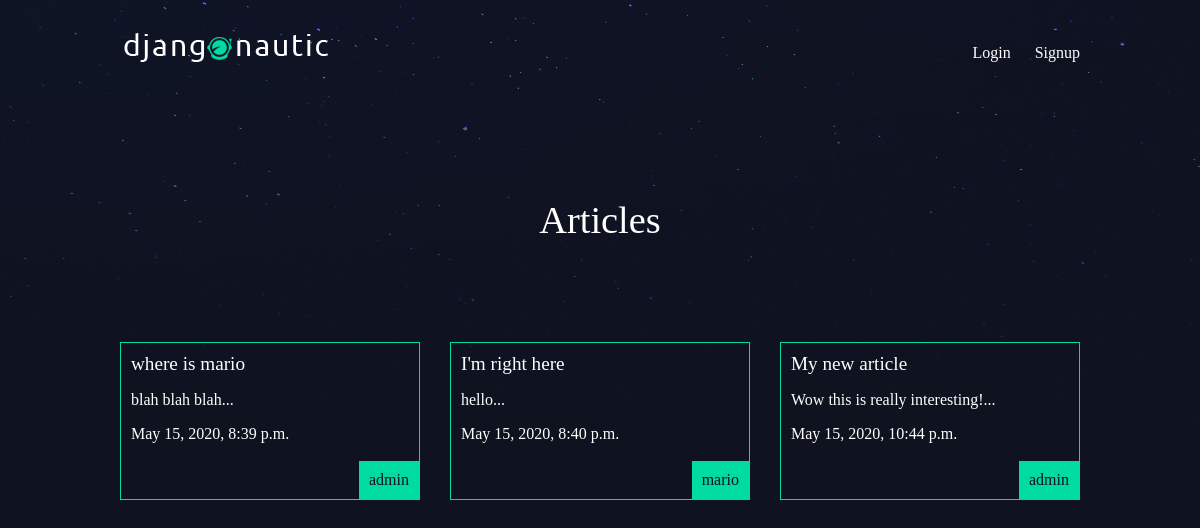
The app's page /articles/ with its own data.
### articles/models.py (models this page shows, shortened)
class Article(models.Model):
  title = models.CharField(max_length=100)
  slug = models.SlugField()
  body = models.TextField()
  date = models.DateTimeField(auto_now_add=True)
  thumb = models.ImageField(default="default.png", blank=True)
  author = models.ForeignKey(User, on_delete=models.CASCADE, default=None)
  def snippet(self):
    return self.body[:50] + "..."

### articles/views.py (the view)
# urls.py: path('', views.article_list, name="list"),
def article_list(request):
  articles = Article.objects.all().order_by("date")
  return render(request, "articles/article_list.html", {"articles": articles})

### articles/templates/articles/article_list.html
{% extends 'base_layout.html' %}
{% block content %}
  <h1>Articles</h1>
  <div class="articles">
    {% for article in articles %}
      <div class="article">
        <h2><a href="{% url 'articles:detail' slug=article.slug %}"> {{article.title}} </a></h2>
        <p>{{article.snippet}}</p>
        <p>{{article.date}}</p>
        <p class="author">{{article.author.username}}</p>
      </div>
    {% endfor %}
  </div>
{% endblock %}

### assets/styles.css (style rules this page uses)
body { background-color: #0f121f; background-image: url(/static/stars.png); background-repeat: no-repeat; color: #fff; }
body * { font-family: Ubuntu; }
h1, h2, h3, h4, h5 { font-weight: normal; margin: 0; }
a, a:hover, a:visited { color: #fff; text-decoration: none; }
div.wrapper > h1 { text-align: center; margin: 100px auto; font-size: 2.4em }
.articles { display: grid; grid-template-columns: 1fr 1fr 1fr; grid-gap: 30px; }
.article { padding: 10px; border: 1px solid #00dba0; position: relative; padding-bottom: 40px; }
.article h2 { font-size: 1.2em; }
.article .author { padding: 10px; background: #00dba0; position: absolute; right: 0; bottom: 0; margin: 0; color: #0f121f; }

### records on screen
Article: title "where is mario", snippet "blah blah blah...", date "May 15, 2020, 8:39 p.m.", author.username "admin"
Article: title "I'm right here", snippet "hello...", date "May 15, 2020, 8:40 p.m.", author.username "mario"
Article: title "My new article", snippet "Wow this is really interesting!...", date "May 15, 2020, 10:44 p.m.", author.username "admin"
